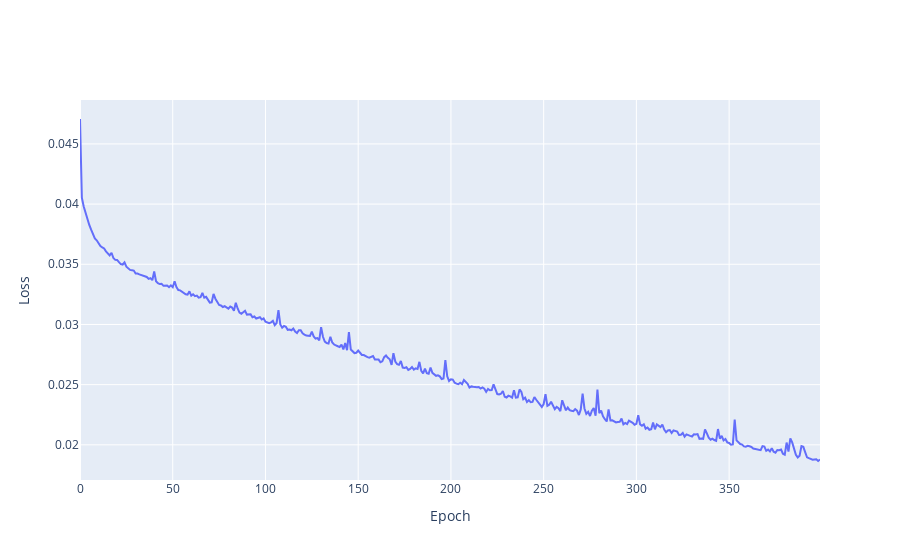

Notebook code for this chart:
### Code cell
plot_loss(history)

### Figure 1 — Plotly figure (JSON) as saved in the notebook; plotly's stock layout.template omitted (floating-point values rounded to 4 significant figures; data arrays with more than 128 entries replaced by an {"elided": "..."} marker saying what was removed)
{"data": [{"mode": "lines", "name": "Training Loss", "type": "scatter", "x": {"elided": "400 int values"}, "y": {"elided": "400 float values"}}], "layout": {"xaxis": {"title": {"text": "Epoch"}}, "yaxis": {"title": {"text": "Loss"}}}}
